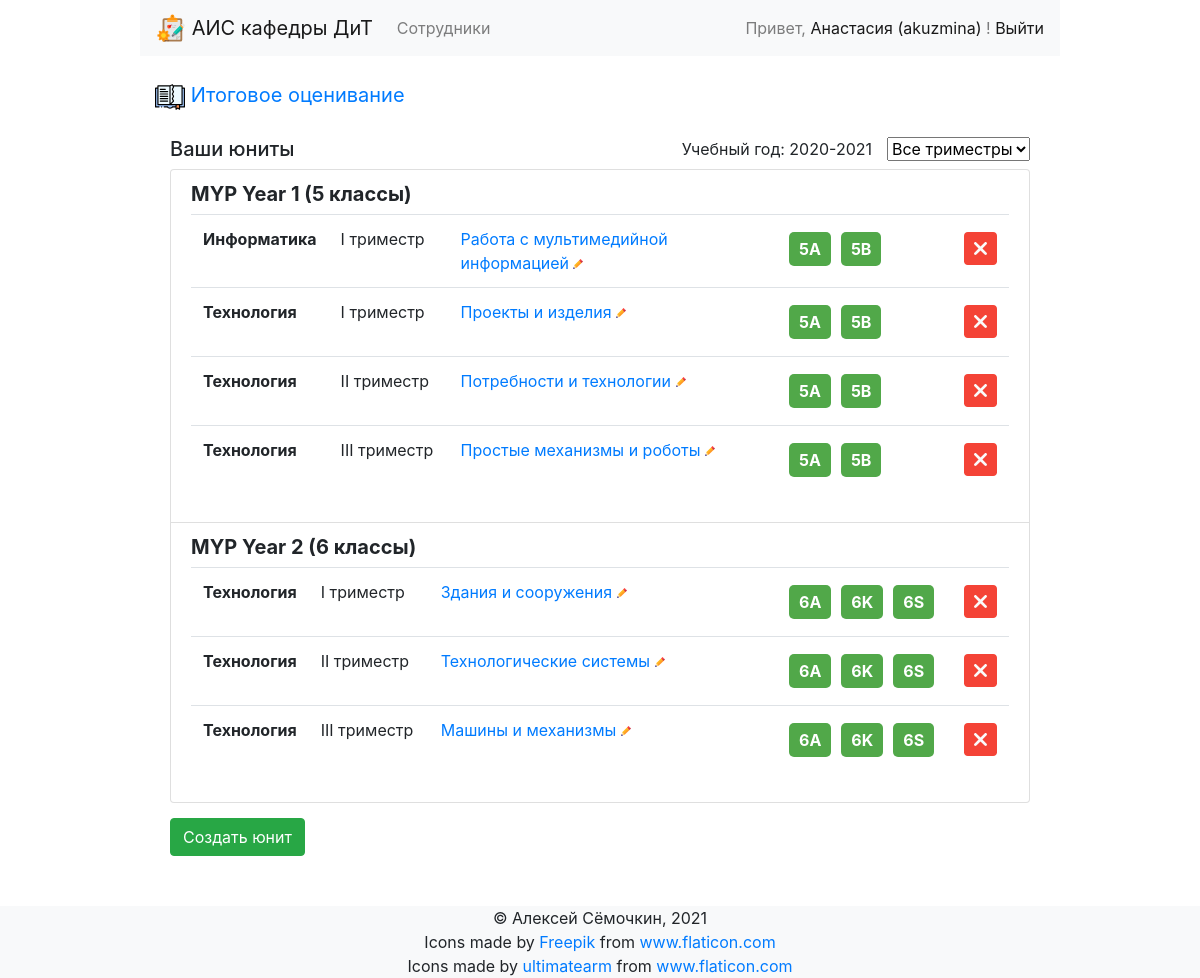
/sumassess/ (signed in), run on the app's committed database.
### employee/models.py (models this page shows, shortened)
class User(AbstractBaseUser, PermissionsMixin):
    id = models.UUIDField(default=uuid.uuid4, primary_key=True, verbose_name=_("Идентификатор"))
    username = models.CharField(_('Логин'), max_length=16, blank=False, unique=True)
    email = models.EmailField(_('E-Mail'), blank=True, unique=False)
    surname = models.CharField(_('Фамилия'), max_length=40, blank=True, null=True, unique=False)
    name = models.CharField(_('Имя'), max_length=40, blank=True, null=True, unique=False)
    patronymic = models.CharField(_('Отчество'), max_length=40, blank=True, null=True, unique=False)
    is_staff = models.BooleanField(
        _('Статус модератора'),
        default=False,
        help_text=_('Определяет, может ли пользователь войти на этот сайт администратора')
    )
    is_active = models.BooleanField(
        _('Активный'),
        default=True,
        help_text=_('Указывает, следует ли рассматривать этого пользователя как активного. Снимите этот флажок вместо удаления учетных записей')
    )
    date_joined = models.DateTimeField(_('Дата регистрации'), default=timezone.now)
    position = models.CharField(max_length=255, verbose_name=_("Должность"), default='Учитель')
    phone = models.CharField(max_length=12, verbose_name=_("Телефон"), null=True, blank=True)
    photo = models.ImageField(upload_to='employee_photo', blank=True, verbose_name=_("Фотография сотрудника"), null=True)
    objects = MyUserManager()
    USERNAME_FIELD = 'username'
    REQUIRED_FIELDS = []
    class Meta:
        verbose_name = _('Пользователь')
        verbose_name_plural = _('Пользователи')
        db_table = 'auth_user'
        abstract = False
        ordering = ['surname']

### sumassess/models.py (models this page shows, shortened)
class StudyYear(models.Model):
    year = models.CharField(verbose_name=_('Учебный год'), max_length=10)
    data_start = models.DateField(_("Дата начала учебного года"), null=True)
    data_end = models.DateField(_("Дата окончания учебного года"), null=True)
    class Meta:
        verbose_name = 'Учебный год'
        verbose_name_plural = 'Учебный года'
        ordering = ['year']

class YearIB(models.Model):
    IB_PROGRAMM = [
        ('PYP', 'Primary Years Programme'),
        ('MYP', 'Middle Years Programme'),
        ('DP', 'Diploma Programme'),
    ]
    year_ib = models.CharField(max_length=2, verbose_name=_("Год обучения в IB"))
    programm = models.CharField(choices=IB_PROGRAMM, default='MYP', max_length=3)
    grade_rus = models.CharField(max_length=2, verbose_name=_("Год обучения в РФ"))
    class Meta:
        verbose_name = 'Год IB'
        verbose_name_plural = 'Года IB'
        ordering = ['programm', 'year_ib']

class Unit(models.Model):
    styear = models.ForeignKey('sumassess.StudyYear', verbose_name=_('Учебный год'), related_name="unit_styear", on_delete=models.SET_NULL, null=True)
    name = models.CharField(max_length=255, verbose_name=_("Название юнита"))
    year_ib = models.ForeignKey('sumassess.YearIB', verbose_name=_("Год"), on_delete=models.SET_NULL, null=True, related_name="unit_year")
    teacher = models.ForeignKey("employee.User", on_delete=models.SET_NULL, null=True, verbose_name=_("Учитель"), related_name="unit_teacher")
    subject = models.ForeignKey('sumassess.Subject', verbose_name=_("Предмет"), on_delete=models.SET_NULL, null=True, related_name="unit_subject")
    objective = models.ManyToManyField("sumassess.Objective", verbose_name=_("Выбранные цели"), blank=True, related_name="unit_objective")
    period = models.ForeignKey('sumassess.Period', verbose_name=_("Период"), on_delete=models.SET_NULL, null=True, related_name="unit_period")
    class Meta:
        verbose_name = 'Юнит'
        verbose_name_plural = 'Юниты'
        ordering = ['year_ib', 'period', 'subject']

class Subject(models.Model):
    name = models.CharField(max_length=30, verbose_name=_("Название предмета"))
    id_dnevnik = models.CharField(verbose_name=_('ID системы Дневник.РУ'), max_length=40, blank=True, null=True, unique=False)
    subjgroup = models.ForeignKey('sumassess.SubjectGroup', on_delete=models.SET_NULL, null=True, related_name="subject_sg")
    class Meta:
        verbose_name = 'Учебный предмет'
        verbose_name_plural = 'Учебные предметы'
        ordering = ['name']

class Period(models.Model):
    name = models.CharField(verbose_name=_('Название периода'), max_length=32)
    data_start = models.DateField(_("Дата начала периода"), null=True)
    data_end = models.DateField(_("Дата окончания периода"), null=True)
    id_dnevnik = models.CharField(verbose_name=_('ID системы Дневник.РУ'), max_length=40, blank=True, null=True, unique=False)
    styear = models.ForeignKey("sumassess.StudyYear", on_delete=models.CASCADE, verbose_name=_("Учебный год"), related_name="period_year", null=True)
    class Meta:
        verbose_name = 'Период'
        verbose_name_plural = 'Периоды'
        ordering = ['data_start']

class Group(models.Model):
    year = models.ForeignKey('sumassess.YearIB', verbose_name=_('Год обучения'), related_name="group_year", on_delete=models.SET_NULL, null=True)
    styear = models.ForeignKey('sumassess.StudyYear', verbose_name=_('Учебный год'), related_name="group_styear", on_delete=models.SET_NULL, null=True)
    group_dnevnik = models.CharField(verbose_name=_('ID класса из Дневник.РУ'), max_length=40, blank=True, null=True)
    letter = models.CharField(verbose_name=_('Буква класса'), default='A', max_length=1)
    info = models.TextField(null=True, blank=True)
    class Meta:
        verbose_name = 'Класс'
        verbose_name_plural = 'Классы'
        ordering = ['year', 'letter']

### sumassess/views.py (the view)
# urls.py: path('sumassess/', UnitList.as_view(), name='index'),
class UnitList(authView, ListView):
    model = Unit
    context_object_name = "units"
    template_name = "unit_list.html"
    def get_queryset(self):
        user = self.request.user.id
        if 'period' in self.request.GET:
            current_period = self.request.GET['period']
            print(current_period)
            queryset = Unit.objects.filter(teacher__id=user, period=current_period)
        else:
            queryset = Unit.objects.filter(teacher__id=user)
        return queryset
    def get_context_data(self, **kwargs):
        context = super().get_context_data(**kwargs)
        year = StudyYear.objects.filter(Q(data_start__lte=date.today()) & Q(data_end__gte=date.today())).first()
        periods = Period.objects.filter(styear=year.id)
        if 'period' in self.request.GET:
            context['current_period'] = int(self.request.GET['period'])
        context['current_year'] = year
        context['periods'] = periods
        return context

### employee/views.py (called while the page is built)
    def get_context_data(self, **kwargs):
        context = super().get_context_data(**kwargs)
        context['show_login'] = True
        if self.request.user.is_authenticated:
            context['username'] = self.request.user.username
            if SocialAccount.objects.filter(user=self.request.user).exists():
                context['extra_data'] = SocialAccount.objects.get(user=self.request.user).extra_data
        return context

### sumassess/templates/unit_list.html (shortened to what this page needs)
{% extends "sumassess_base.html" %}
{% block sumassess_content %}
{% load static %}
<div class="container" id="sumassess">
    <div class="wrapper-head-period">
        <h5>Ваши юниты</h5>
        <div class="period-bar">
            <div class="period-year">
                Учебный год: {{current_year.year}}
            </div>
            <div class="period-trimester">
                <select class="form-select form-select-lg" id="period" name="period_list" class="form-select" onChange="redirectUrl(value)">
                    <option value='NaN'>Все триместры</option>
            </select>
            </div>
        </div>
    </div>
    <ul class="list-group">
        {% regroup units by year_ib as years %}
        {% for year in years %}
        <li class="list-group-item">
            <h5><b> {{year.grouper.programm}} Year {{year.grouper.year_ib}} ({{year.grouper.grade_rus}} классы)</b></h5>
            <table class="table">
                {% for unit in year.list %}
                <tr>
                    <th style="width: 80px;">{{ unit.subject.name }}</th>
                    <td style="width: 120px;">{{ unit.period.name }}</td>
                    <td><a class="unit-link-edit" href="{% url 'sumassess:unit_edit' unit.pk %}">{{ unit.name }} <img src="{% static 'img/pencil.svg' %}" width="10px" height="auto"/></a></td>
                    <td style="width: 180px;">
                        <div class="unit-group-wrapper">
                        {% for gr in year.grouper.group_year.all %}
                        <a href="{% url 'sumassess:students'%}?unit={{unit.id}}&class={{gr.id}}">
                                <div class="unit-group">{{gr.year.grade_rus}}{{gr.letter}}</div>
                        </a>
                        {% endfor %}
                    </div>
                    </td>
                    <td style="width: 50px;">
                        <a style="display: flex" href="{% url 'sumassess:unit_delete' unit.pk %}">
                            <img style="margin-top: 5px" src="{% static 'img/delete.svg' %}" alt="" width="33px" height="auto">
                        </a>
                    </td>
                </tr>
                {% endfor %}
            </table>
        </li>
        {% endfor %}
    </ul>
    <div class="buttons-wrapper">
        <input type="button" class="btn btn-success" value="Создать юнит" onClick="createUnitUrl()">
    </div>
</div>
{% endblock %}

### sumassess/templates/sumassess_base.html (shortened to what this page needs)
{% extends 'base.html' %}
{% block extra_head %}
{% load static %}
<a class="navbar-brand" href="{% url 'sumassess:index' %}">
    <img src="{% static 'img/bookmark.svg' %}" width="30" height="30" alt="">
    Итоговое оценивание
</a>
{% endblock %}
{% block extra_base %}
{% load static %}
<div class="content-wrapper">
    {% block sumassess_content %}
    {% endblock %}
</div>
<div class="buttons-wrapper">
</div>
{% endblock %}

### templates/base.html (shortened to what this page needs)
<!DOCTYPE html>
<html lang="en">
{% load static %}
<head>
    <link rel="stylesheet" href="https://stackpath.bootstrapcdn.com/bootstrap/4.5.2/css/bootstrap.min.css"
>
    <link rel="stylesheet" href="{% static 'css/style.css' %}">
</head>
<body>
    <div class="container">
        <div class="row">
            <div class="col"> </div>
            <div class="col-10">
                <header>
                    <nav class="navbar navbar-expand-lg navbar-light bg-light">
                        <a class="navbar-brand" href="{% url 'employee:index' %}">
                            <img src="{% static 'img/exlogo.svg' %}" width="30" height="30"
                                class="d-inline-block align-top" alt="">
                            АИС кафедры ДиТ
                        </a>
                        <div class="collapse navbar-collapse" id="navbarNav">
                            <ul class="navbar-nav">
                                {% if username %}
                                <li class="nav-item">
                                    <a class="nav-link" href="{% url 'employee:users' %}">Сотрудники</a>
                                </li>
                                {% endif %}
                            </ul>
                        </div>
                        <span class="navbar-text">
                            {% if show_login %}
                            {% if username %}
                            Привет, <a href="{% url 'employee:user_edit' user.username %}">
                                {{ user.name }} ({{ user.username }})
                            </a>! <a href="/accounts/logout"> Выйти</a>
                            {% else %}
                            <a href="/accounts/signup/">Зарегистрироваться</a> или <a href="/accounts/login/"><a
                                    href="/accounts/login/">Войти на сайт</a>!
                                {% endif %}
                                {% endif %}
                        </span>
                    </nav>
                </header>
                <div class="content">
                    <div class="appname-wrapper">
                        {% block extra_head %}
                        {% endblock %}
                    </div>
                    {% block extra_base %}
                    {% endblock %}
                </div>
            </div>
            <div class="col"> </div>
        </div>
    </div>
    <footer class="bg-light text-center text-lg-start">
        <div class="container">
            <div class="row">
                <div class="col"></div>
                <div class="col-10">
                    <div>&copy; Алексей Сёмочкин, 2021</div>
                    <div>Icons made by <a href="https://www.freepik.com" title="Freepik">Freepik</a> from <a
                            href="https://www.flaticon.com/" title="Flaticon">www.flaticon.com</a></div>
                    <div>Icons made by <a href="" title="ultimatearm">ultimatearm</a> from <a
                            href="https://www.flaticon.com/" title="Flaticon">www.flaticon.com</a></div>
                </div>
                <div class="col"></div>
            </div>
        </div>
    </footer>
</body>
</html>

### static/css/style.css (style rules this page uses)
.content { min-height: calc(100vh - 170px); }
header { height: 60px; }
footer { background-color: rgb(189, 189, 189); }
.appname-wrapper { display: flex; justify-content: flex-start; align-items: center; margin: 15px 15px; }
.content-wrapper { padding: 5px 15px; }
.buttons-wrapper { padding: 15px 0; }
.buttons-wrapper input { margin-right: 15px; }
.student-choice td,th { padding: 2px; }
.wrapper-head-period { display: flex; justify-content: space-between; }
.period-bar { max-width: 600px; display: flex; justify-content: space-between; }
.period-year { margin: 0 15px; }
.unit-group-wrapper { display: flex; justify-content: flex-start; flex-wrap: wrap; }
.unit-group-wrapper a { text-decoration: none; }
.unit-group { display: flex; justify-content: center; align-items: center; padding: 5px 10px; margin: 5px 5px; font-weight: bold; color: white; background-color: rgb(81, 168, 73); border-radius: 5px; }

### data on the page
StudyYear: year "2020-2021"
YearIB: grouper.programm "MYP", grouper.year_ib "1", grouper.grade_rus "5"
Unit: subject.name "Информатика", period.name "I триместр", name "Работа с мультимедийной информацией"
Group: year.grade_rus "5", letter "A"
Group: year.grade_rus "5", letter "B"
Unit: subject.name "Технология", period.name "I триместр", name "Проекты и изделия"
Unit: subject.name "Технология", period.name "II триместр", name "Потребности и технологии"
Unit: subject.name "Технология", period.name "III триместр", name "Простые механизмы и роботы"
YearIB: grouper.programm "MYP", grouper.year_ib "2", grouper.grade_rus "6"
Unit: subject.name "Технология", period.name "I триместр", name "Здания и сооружения"
Group: year.grade_rus "6", letter "A"
Group: year.grade_rus "6", letter "K"
Group: year.grade_rus "6", letter "S"
Unit: subject.name "Технология", period.name "II триместр", name "Технологические системы"
Unit: subject.name "Технология", period.name "III триместр", name "Машины и механизмы"

### other printed values
{{ user.name }} "Анастасия"
{{ user.username }} "akuzmina"
